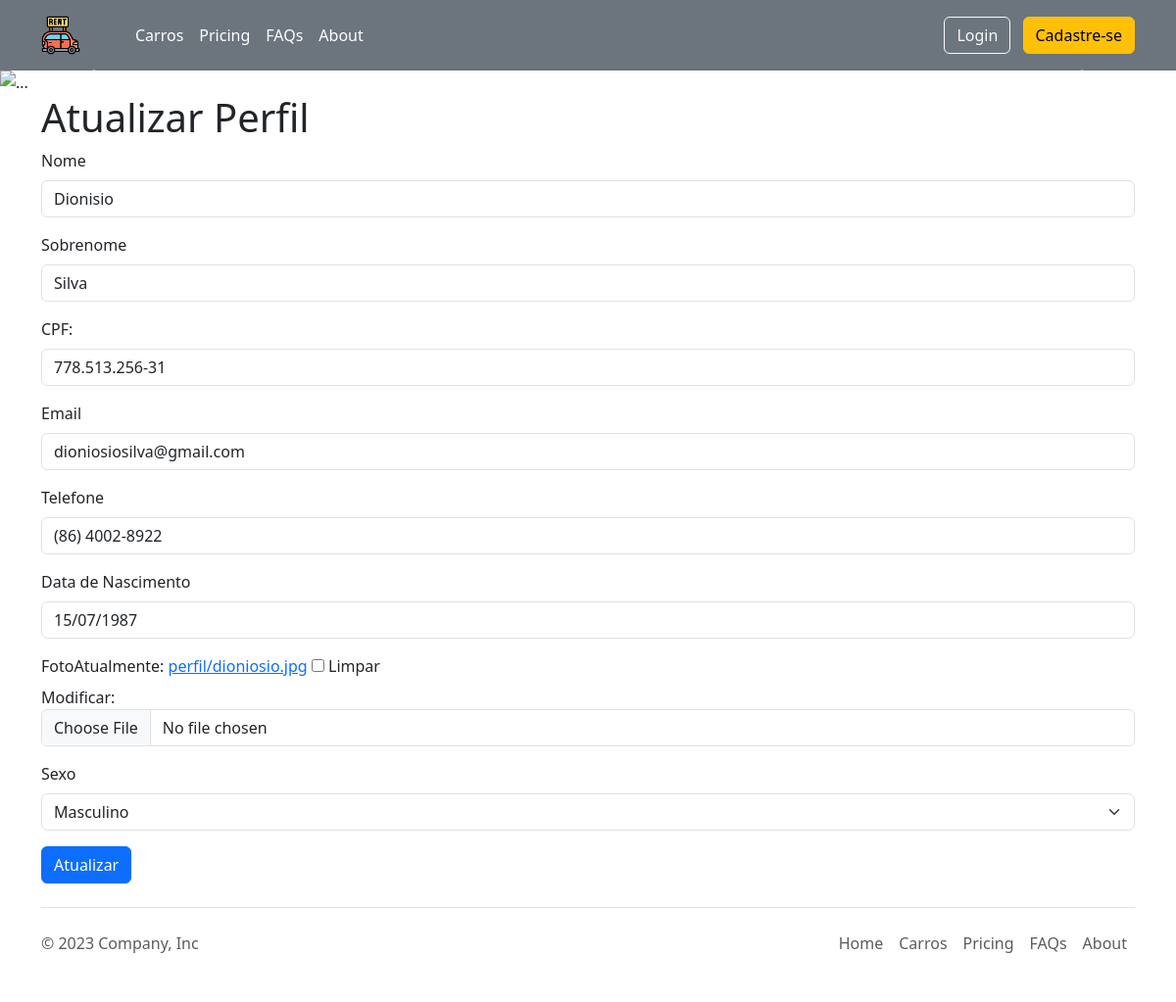
The app's page /usuario/atualizar/1 with its own data.
### aluguel/models.py (models this page shows, shortened)
class Usuario(models.Model):
    SEXO = [
        ("Masculino", "Masculino"),
        ("Feminino", "Feminino"),
        ("Outro", "Outro")
    ]
    nome = models.CharField("Nome", max_length=100)
    sobrenome = models.CharField("Sobrenome", max_length=100)
    cpfcnpj = models.CharField('CPF:',max_length=18, blank=True, null=True)
    email = models.EmailField("Email")
    telefone = models.CharField("Telefone", max_length=20, blank=True, null=True)
    data_nasc = models.DateField("Data de Nascimento", blank=True, null=True)
    perfil = models.ImageField("Foto", upload_to='perfil', blank=True, null=True)
    user = models.OneToOneField(get_user_model(),verbose_name="Usuário:", on_delete=models.CASCADE, blank=True, null=True)
    def calculo_de_idade(self):
        hoje = date.today()
        diferenca = hoje - self.data_nasc
        return round(diferenca.days // 365.25)
    idade = property(calculo_de_idade)
    sexo = models.CharField("Sexo", max_length=100, choices=SEXO)
    class Meta:
        verbose_name = "Usuário"
        verbose_name_plural = "Usuários"

### aluguel/views.py (the view, shortened to what this page needs)
# urls.py: path('usuario/atualizar/<int:id>', AtualizarUsuario.as_view(), name='atualizar-usuario'),
class AtualizarUsuario(UpdateView):
    model=Usuario
    template_name='usuario/atualizar_usuario.html'
    form_class=UsuarioForm
    pk_url_kwarg='id'

### aluguel/forms.py
class UsuarioForm(ModelForm):
    class Meta:
        model=Usuario
        fields=["nome", "sobrenome", "cpfcnpj", "email", "telefone", "data_nasc", "perfil", "sexo"]

### templates/usuario/atualizar_usuario.html (shortened to what this page needs)
{% extends "base.html" %}
{% load static bootstrap5 %}
{% block content %}
<div class="container">
    <h1>Atualizar Perfil</h1>
    <form method="post">
        {% bootstrap_form form %}
        <button class="btn btn-primary" type="submit">Atualizar</button>
    </form>
</div>
{% endblock %}

### records on screen
Usuario: nome "Dionisio", sobrenome "Silva", cpfcnpj "778.513.256-31", email "dioniosiosilva@gmail.com", telefone "(86) 4002-8922", data_nasc "15/07/1987", sexo "Masculino"
